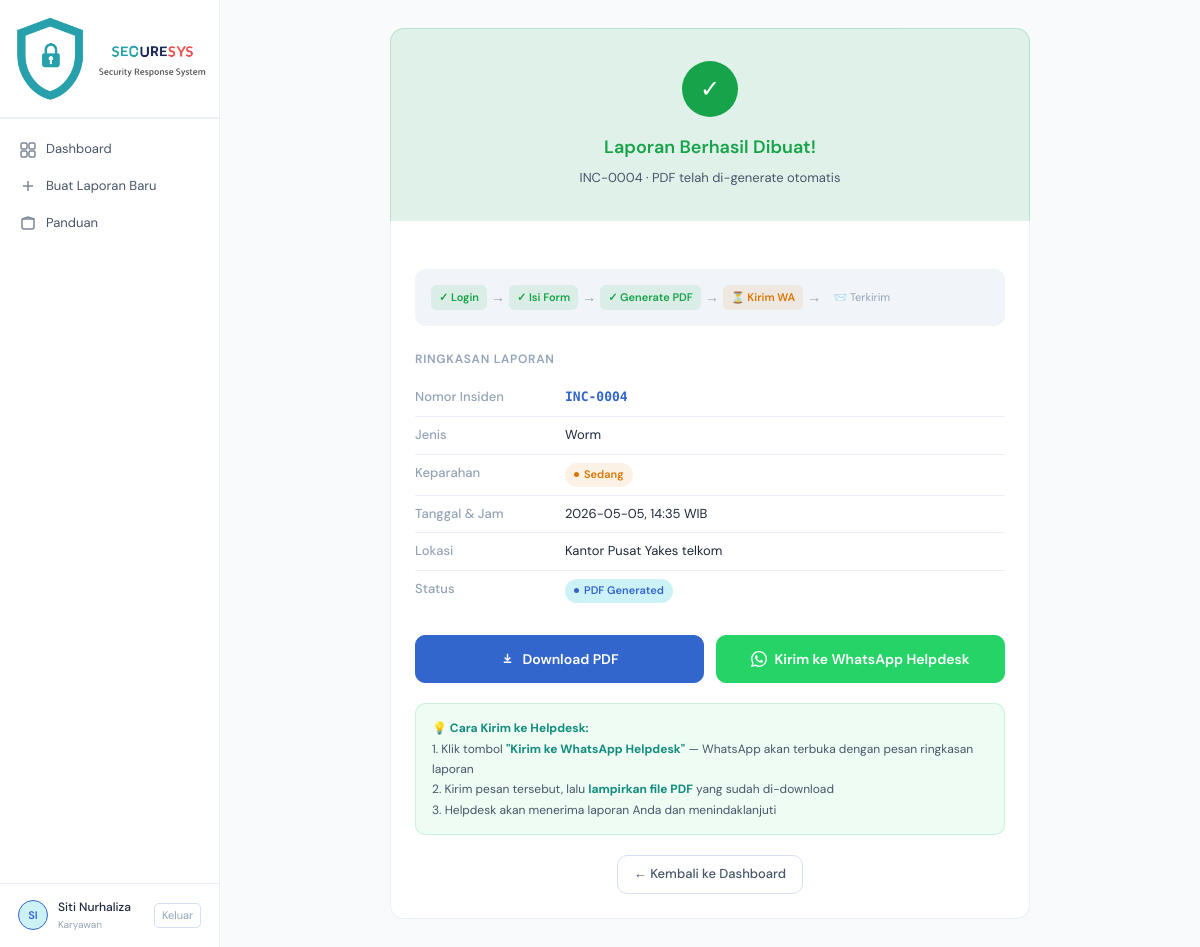
Page /konfirmasi/4 (signed in) on the committed database.
### app.py (models this page shows, shortened)
class User(db.Model):
    id = db.Column(db.Integer, primary_key=True)
    username = db.Column(db.String(80), unique=True, nullable=False)
    password_hash = db.Column(db.String(200), nullable=False)
    nama = db.Column(db.String(100), nullable=False)
    created_at = db.Column(db.DateTime, default=datetime.utcnow)
    laporan = db.relationship('LaporanInsiden', backref='user', lazy=True)

class LaporanInsiden(db.Model):
    id = db.Column(db.Integer, primary_key=True)
    nomor_insiden = db.Column(db.String(20), unique=True, nullable=False)
    jenis_insiden = db.Column(db.String(50), nullable=False)
    tanggal = db.Column(db.String(20), nullable=False)
    jam = db.Column(db.String(10), nullable=False)
    lokasi = db.Column(db.String(100), nullable=False)
    tim_csirt = db.Column(db.String(100))
    sistem_terdampak = db.Column(db.String(200))
    tingkat_keparahan = db.Column(db.String(20), nullable=False)
    deskripsi_kejadian = db.Column(db.Text, nullable=False)
    ringkasan_insiden = db.Column(db.Text)
    kronologi = db.Column(db.Text)
    dampak = db.Column(db.Text)
    tindakan_awal = db.Column(db.Text)
    akar_masalah = db.Column(db.Text)
    ioc_hash = db.Column(db.String(200))
    ioc_ip_domain = db.Column(db.String(200))
    ioc_port_media = db.Column(db.String(200))
    analisis_teknis = db.Column(db.Text)
    aksi_soc = db.Column(db.Text)
    aksi_ir = db.Column(db.Text)
    pemulihan = db.Column(db.Text)
    rekomendasi = db.Column(db.Text)
    status = db.Column(db.String(20), default='Draft')
    pdf_filename = db.Column(db.String(200))
    pelapor_id = db.Column(db.Integer, db.ForeignKey('user.id'), nullable=False)
    created_at = db.Column(db.DateTime, default=datetime.utcnow)
    updated_at = db.Column(db.DateTime, default=datetime.utcnow, onupdate=datetime.utcnow)

### app.py (the view)
@app.route('/konfirmasi/<int:id>')
@login_required
def konfirmasi(id):
    laporan = LaporanInsiden.query.get_or_404(id)
    if laporan.pelapor_id != session['user_id']:
        flash('Anda tidak memiliki akses.', 'error')
        return redirect(url_for('user_dashboard'))
    wa_link = generate_wa_link(laporan)
    return render_template('konfirmasi.html', laporan=laporan, wa_link=wa_link)

### app.py (called while the page is built)
def login_required(f):
    @wraps(f)
    def decorated(*args, **kwargs):
        if 'user_id' not in session:
            flash('Silakan login terlebih dahulu.', 'warning')
            return redirect(url_for('login'))
        return f(*args, **kwargs)
    return decorated

def generate_wa_link(laporan):
    user = db.session.get(User, laporan.pelapor_id)
    nama = user.nama if user else '-'
    message = (
        f"📋 *LAPORAN INSIDEN KEAMANAN SIBER*\n"
        f"━━━━━━━━━━━━━━━━━━━━\n"
        f"📌 No: {laporan.nomor_insiden}\n"
        f"⚠️ Jenis: {laporan.jenis_insiden}\n"
        f"🔴 Keparahan: {laporan.tingkat_keparahan}\n"
        f"👤 Pelapor: {nama}\n"
        f"📅 Tanggal: {laporan.tanggal}, {laporan.jam} WIB\n"
        f"📍 Lokasi: {laporan.lokasi}\n"
        f"━━━━━━━━━━━━━━━━━━━━\n"
        f"📝 Deskripsi:\n{laporan.deskripsi_kejadian}\n"
        f"━━━━━━━━━━━━━━━━━━━━\n"
        f"_Mohon segera ditindaklanjuti. File PDF laporan akan dikirim menyusul._"
    )
    return f"https://wa.me/{WA_HELPDESK_NUMBER}?text={quote(message)}"

### templates/konfirmasi.html (shortened to what this page needs)
{% extends 'base.html' %}
{% block content %}
<div class="konfirmasi-card fade-up">
  <div class="success-header">
    <div class="success-icon">✓</div>
    <div class="success-title">Laporan Berhasil Dibuat!</div>
    <div class="success-subtitle">{{ laporan.nomor_insiden }} · PDF telah di-generate otomatis</div>
  </div>
  <div class="konfirmasi-body">
    <div class="flow-steps">
      <div class="flow-step done">✓ Login</div>
      <span class="flow-arrow">→</span>
      <div class="flow-step done">✓ Isi Form</div>
      <span class="flow-arrow">→</span>
      <div class="flow-step done">✓ Generate PDF</div>
      <span class="flow-arrow">→</span>
      <div class="flow-step current">⏳ Kirim WA</div>
      <span class="flow-arrow">→</span>
      <div class="flow-step pending">📨 Terkirim</div>
    </div>
    <div style="margin-bottom:20px">
      <div style="font-size:12px;font-weight:600;color:var(--text3);text-transform:uppercase;letter-spacing:0.06em;margin-bottom:10px">Ringkasan Laporan</div>
      <div class="ringkasan-row">
        <span class="ringkasan-key">Nomor Insiden</span>
        <span class="ringkasan-val" style="font-family:var(--mono);color:var(--accent);font-weight:600">{{ laporan.nomor_insiden }}</span>
      </div>
      <div class="ringkasan-row">
        <span class="ringkasan-key">Jenis</span>
        <span class="ringkasan-val">{{ laporan.jenis_insiden }}</span>
      </div>
      <div class="ringkasan-row">
        <span class="ringkasan-key">Keparahan</span>
        <span class="ringkasan-val">
          {% if laporan.tingkat_keparahan == 'Tinggi' %}<span class="badge red"><span class="badge-dot"></span>Tinggi</span>
          {% elif laporan.tingkat_keparahan == 'Sedang' %}<span class="badge amber"><span class="badge-dot"></span>Sedang</span>
          {% else %}<span class="badge green"><span class="badge-dot"></span>Rendah</span>{% endif %}
        </span>
      </div>
      <div class="ringkasan-row">
        <span class="ringkasan-key">Tanggal & Jam</span>
        <span class="ringkasan-val">{{ laporan.tanggal }}, {{ laporan.jam }} WIB</span>
      </div>
      <div class="ringkasan-row">
        <span class="ringkasan-key">Lokasi</span>
        <span class="ringkasan-val">{{ laporan.lokasi }}</span>
      </div>
      <div class="ringkasan-row">
        <span class="ringkasan-key">Status</span>
        <span class="ringkasan-val">
          {% if laporan.status == 'PDF Generated' %}<span class="badge blue"><span class="badge-dot"></span>PDF Generated</span>
          {% elif laporan.status == 'Terkirim' %}<span class="badge green"><span class="badge-dot"></span>Terkirim</span>
          {% else %}<span class="badge gray"><span class="badge-dot"></span>{{ laporan.status }}</span>{% endif %}
        </span>
      </div>
    </div>
    <div class="action-buttons">
      {% if laporan.pdf_filename %}
      <a href="{{ url_for('download_pdf', id=laporan.id) }}" class="btn btn-primary">
        <svg width="15" height="15" viewBox="0 0 16 16" fill="none" stroke="currentColor" stroke-width="1.5"><path d="M4 12h8M8 3v7M5 7l3 3 3-3"/></svg>
        Download PDF
      </a>
      {% endif %}
      <a href="{{ wa_link }}" target="_blank" class="btn btn-wa" onclick="markAsSent(event)">
        Kirim ke WhatsApp Helpdesk
      </a>
    </div>
    <div class="wa-info">
      <strong>💡 Cara Kirim ke Helpdesk:</strong><br>
      1. Klik tombol <strong>"Kirim ke WhatsApp Helpdesk"</strong> — WhatsApp akan terbuka dengan pesan ringkasan laporan<br>
      2. Kirim pesan tersebut, lalu <strong>lampirkan file PDF</strong> yang sudah di-download<br>
      3. Helpdesk akan menerima laporan Anda dan menindaklanjuti
    </div>
    <div style="margin-top: 20px; text-align: center">
      <a href="{{ url_for('user_dashboard') }}" class="btn btn-ghost">← Kembali ke Dashboard</a>
    </div>
  </div>
</div>
{% endblock %}

### templates/base.html (shortened to what this page needs)
<!DOCTYPE html>
<html lang="id">
<head>
</head>
<body>
<div class="app-layout">
  <aside class="sidebar">
    <div class="sidebar-logo">
      <img src="{{ url_for('static', filename='img/Logo.png') }}" alt="Logo" style="width: 100%; height: auto; max-width: 200px;">
    </div>
    <nav class="sidebar-nav">
      <a href="{{ url_for('user_dashboard') }}" class="nav-item {% if request.endpoint == 'user_dashboard' %}active{% endif %}">
        <svg class="nav-icon" viewBox="0 0 16 16" fill="none" stroke="currentColor" stroke-width="1.5"><rect x="1" y="1" width="6" height="6" rx="1.5"/><rect x="9" y="1" width="6" height="6" rx="1.5"/><rect x="1" y="9" width="6" height="6" rx="1.5"/><rect x="9" y="9" width="6" height="6" rx="1.5"/></svg>
        Dashboard
      </a>
      <a href="{{ url_for('laporkan_step1') }}" class="nav-item {% if request.endpoint in ['laporkan_step1','laporkan_step2','laporkan_step3'] %}active{% endif %}">
        <svg class="nav-icon" viewBox="0 0 16 16" fill="none" stroke="currentColor" stroke-width="1.5"><path d="M8 3v10M3 8h10"/></svg>
        Buat Laporan Baru
      </a>
      <a href="{{ url_for('view_guides') }}" class="nav-item {% if request.endpoint == 'view_guides' %}active{% endif %}">
        <svg class="nav-icon" viewBox="0 0 16 16" fill="none" stroke="currentColor" stroke-width="1.5"><path d="M2 4h12v8a2 2 0 01-2 2H4a2 2 0 01-2-2V4"/><path d="M2 4l6-2 6 2"/></svg>
        Panduan
      </a>
    </nav>
    <div class="sidebar-footer">
      <div class="user-info">
        <div class="avatar">{{ session.nama[:2]|upper if session.nama else 'U' }}</div>
        <div>
          <div class="user-name">{{ session.nama }}</div>
          <div class="user-role">Karyawan</div>
        </div>
        <a href="{{ url_for('logout') }}" class="logout-btn">Keluar</a>
      </div>
    </div>
  </aside>
  <main class="main-content">
    {% block content %}{% endblock %}
  </main>
</div>
</body>
</html>

### templates/base.html (style rules this page uses)
*, *::before, *::after { box-sizing: border-box; margin: 0; padding: 0; }
:root { --bg: #f8fafc; --bg2: #ffffff; --bg3: #f1f5f9; --border: rgba(51,102,204,0.1); --border2: rgba(51,102,204,0.2); --text: #1e293b; --text2: #475569; --text3: #94a3b8; --accent: #3366cc; --accent2: #2952a3; --red: #dc2626; --red-bg: rgba(220,38,38,0.1); --amber: #d97706; --amber-bg: rgba(217,119,6,0.1); --green: #16a34a; --green-bg: rgba(22,163,74,0.1); --blue-bg: rgba(0, 188, 212, 0.2); --teal: #2AA5A5; --teal-bg: rgba(42,165,165,0.1); --radius: 10px; --radius-lg:14px; --sidebar: 220px; --font: 'DM Sans', sans-serif; --mono: 'DM Mono', monospace; --trans: 0.18s ease; }
html, body { height: 100%; }
body { font-family: var(--font); background: var(--bg); color: var(--text); font-size: 14px; line-height: 1.6; }
.app-layout { display: flex; min-height: 100vh; }
.sidebar { width: var(--sidebar); flex-shrink: 0; background: var(--bg2); border-right: 1px solid var(--border); display: flex; flex-direction: column; position: fixed; top: 0; left: 0; bottom: 0; z-index: 100; }
.sidebar-logo { padding: 16px 12px; border-bottom: 2px solid var(--border); display: flex; align-items: center; justify-content: center; min-height: 90px; }
.sidebar-logo img { max-height: 90px; width: auto; object-fit: contain; }
.sidebar-nav { flex: 1; padding: 12px 0; overflow-y: auto; }
.nav-item { display: flex; align-items: center; gap: 10px; padding: 8px 18px; font-size: 13px; color: var(--text2); text-decoration: none; border-left: 2px solid transparent; transition: all var(--trans); cursor: pointer; }
.nav-icon { width: 16px; height: 16px; opacity: 0.7; flex-shrink: 0; }
.sidebar-footer { padding: 14px 18px; border-top: 1px solid var(--border); }
.user-info { display: flex; align-items: center; gap: 10px; }
.avatar { width: 30px; height: 30px; border-radius: 50%; background: var(--blue-bg); border: 1px solid var(--accent); display: flex; align-items: center; justify-content: center; font-size: 11px; font-weight: 600; color: var(--accent); flex-shrink: 0; }
.user-name { font-size: 12px; font-weight: 500; color: var(--text); }
.user-role { font-size: 10px; color: var(--text3); }
.logout-btn { margin-left: auto; font-size: 11px; color: var(--text3); text-decoration: none; padding: 3px 7px; border: 1px solid var(--border2); border-radius: 5px; transition: all var(--trans); }
.main-content { margin-left: var(--sidebar); flex: 1; padding: 28px 32px; min-height: 100vh; }
.badge { display: inline-flex; align-items: center; gap: 5px; font-size: 11px; font-weight: 600; padding: 3px 9px; border-radius: 20px; white-space: nowrap; }
.badge-dot { width: 5px; height: 5px; border-radius: 50%; flex-shrink: 0; }
.badge.amber { background: var(--amber-bg); color: var(--amber); }
.badge.blue { background: var(--blue-bg); color: var(--accent); }
.badge.amber .badge-dot { background: var(--amber); }
.badge.blue .badge-dot { background: var(--accent); }
.btn { display: inline-flex; align-items: center; gap: 7px; padding: 8px 16px; border-radius: var(--radius); font-size: 13px; font-weight: 500; border: 1px solid var(--border2); cursor: pointer; text-decoration: none; transition: all var(--trans); font-family: var(--font); }
.btn-primary { background: var(--accent); color: #fff; border-color: var(--accent); }
.btn-wa { background: #25D366; color: #fff; border-color: #25D366; }
.btn-ghost { background: transparent; color: var(--text2); }
.fade-up { animation: fadeUp 0.3s ease forwards; }

### rows in the picture
User: nama "Siti Nurhaliza"
LaporanInsiden: nomor_insiden "INC-0004", jenis_insiden "Worm", tanggal "2026-05-05", jam "14:35", lokasi "Kantor Pusat Yakes telkom"

### other values in the picture
{{ session.nama[:2]|upper if session.nama else 'U' }} "SI"
